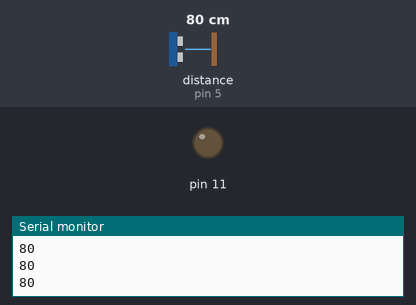
The sketch below on a simulated Arduino Uno, built with avr-gcc and run on an emulated ATmega328P. On the bench: output pins drawn as LEDs (lit = HIGH), the last lines printed to the serial monitor. Wiring (inferred from the names in the program): ultrasonic range finder: trigger pin 10; echo pin 5. The test bench sets the inputs (shaded band); at power-on: distance to the obstacle (sensor on pin 5) 80 cm. The echo pulse lasts 58.3 µs per cm; pins used as bus, display or sensor lines are not drawn.

Above: at 1.2 s.
1.3 s: distance to the obstacle (sensor on pin 5) set to 55 cm
2.8 s: distance to the obstacle (sensor on pin 5) set to 48 cm
At 3.2 s:
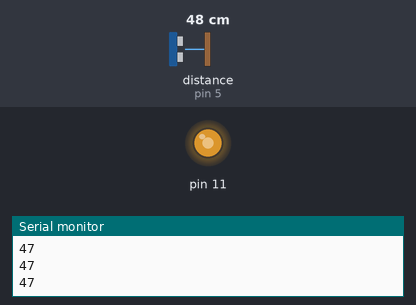
4.3 s: distance to the obstacle (sensor on pin 5) set to 2 cm
At 4.9 s:
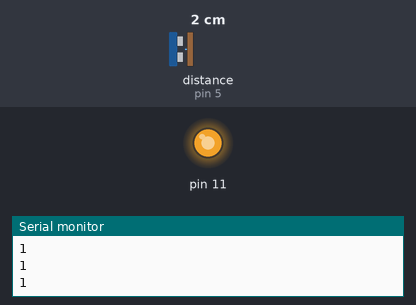
Timing chart, 0 to 7.3 s (numbered marks = the images above; inputs shaded):
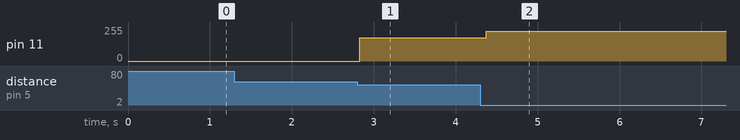

Measured:
- the behaviour switches between 52 and 51 cm on distance to the obstacle (sensor on pin 5) (found by bisection; images 0 and 1)
- after the input at 2.8 s, pin 11: 0/255 → 175/255 at once
- after the input at 4.3 s, pin 11: 175/255 → 225/255 after 0.08 s

The sketch:

new_hap.ino
```cpp
//Code produced by Daniel Ramsgard
//Initialize variables and set pins
int trig = 10;
int echo = 5;
int timeInMicro;
int distanceInCm;

void setup() {
  //Set serial port baud rate to 9600 and pins to output
  Serial.begin(9600);
  pinMode(10, OUTPUT);
  pinMode(5, INPUT);
  pinMode(11, OUTPUT);
}

void loop() {
  //Functions needed to use and receive data from the HC-SR04
  digitalWrite(trig, LOW);
  delayMicroseconds(2);
  digitalWrite(trig, HIGH);
  delayMicroseconds(10);
  digitalWrite(trig, LOW);
  //PulseIn function records the time for ultrasonic waves to travel back to sensor
  timeInMicro = pulseIn(echo, HIGH);
  distanceInCm = ((timeInMicro/29)/2); //Speed conversion and division by two to get displacement
  //Switch case blocks for more tight code (functionality equivalent to many if statements)
  //Set different displacements to different voltages (results in different vibration amplitudes)
  Serial.println(distanceInCm);
  switch (distanceInCm){
    case 0 ... 30:
    analogWrite(11, 225);
    break;
    case 31 ... 40:
    analogWrite(11, 200);
    break;
    case 41 ... 50:
    analogWrite(11, 175);
    break;
    default:
    analogWrite(11, 0);
    break;
  }
  delay(100);
}
```
